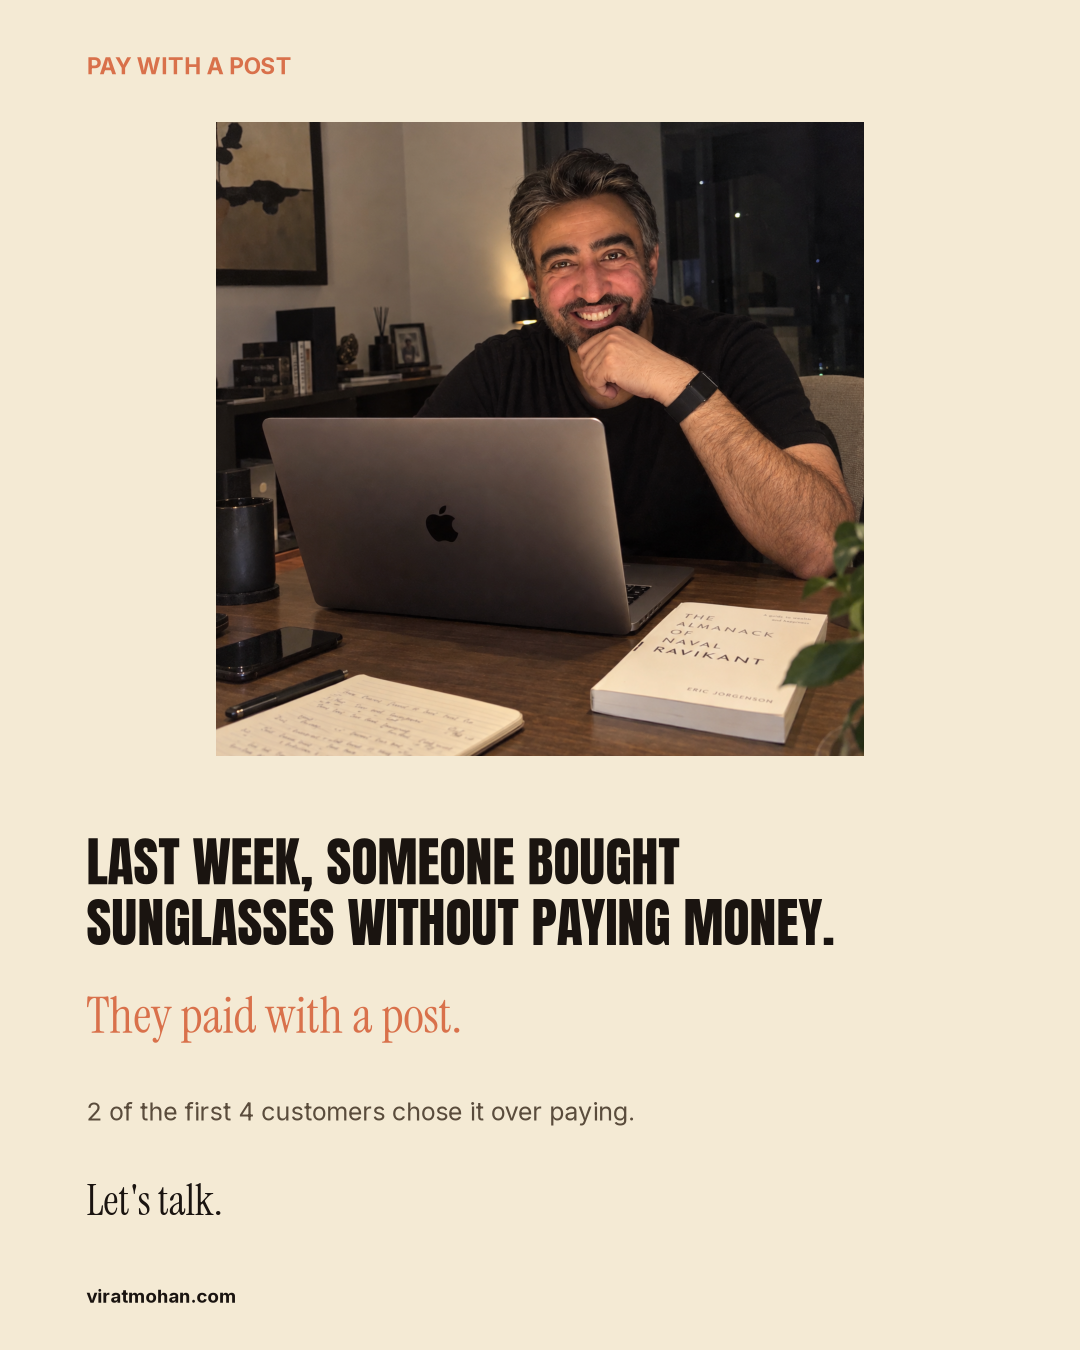

This figure's Python source:
"""Instagram post: Pay with a Post story, with Virat's photo. 1080x1350."""
import matplotlib.pyplot as plt
from matplotlib.image import imread
from brand import *

fig = plt.figure(figsize=(7.2, 9))
fig.text(.08, .945, "PAY WITH A POST", color=TERRACOTTA, fontsize=11, weight="bold")
ax = fig.add_axes([.08, .44, .84, .47]); ax.imshow(imread("../src/assets/vm1.png")); ax.axis("off")
fig.text(.08, .345, "LAST WEEK, SOMEONE BOUGHT", family=DISPLAY, fontsize=26)
fig.text(.08, .3, "SUNGLASSES WITHOUT PAYING MONEY.", family=DISPLAY, fontsize=26)
fig.text(.08, .235, "They paid with a post.", family=SERIF, fontsize=24, style="italic", color=TERRACOTTA)
fig.text(.08, .17, "2 of the first 4 customers chose it over paying.", fontsize=12, color=DIM)
fig.text(.08, .1, "Let's talk.", family=SERIF, fontsize=20, style="italic", color=INK)
fig.text(.08, .035, "viratmohan.com", fontsize=9, weight="bold")
fig.savefig("ig-pwap.png", dpi=150)
